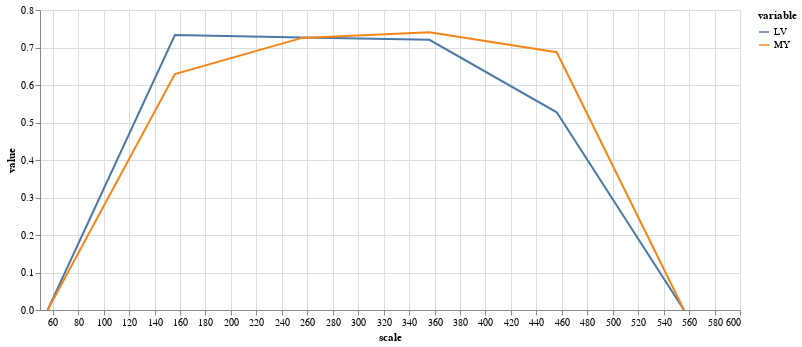

Notebook code for this chart:
### Code cell
(alt
 .Chart(results.melt(id_vars=['scale'],value_vars=['LV','MY']))
 .mark_line()
 .encode(
     x="scale",
     y="value",
     color="variable",
     tooltip="value"
 )
 .properties(width=700,height=300)
 .interactive()
)

### Figure 1 — Vega-Lite specification as saved in the notebook (floating-point values rounded to 4 significant figures)
{"config": {"view": {"continuousWidth": 400, "continuousHeight": 300}}, "data": {"name": "data-044a7d63aea9ec1513ab96107e8688ab"}, "mark": "line", "encoding": {"color": {"type": "nominal", "field": "variable"}, "tooltip": {"type": "quantitative", "field": "value"}, "x": {"type": "quantitative", "field": "scale"}, "y": {"type": "quantitative", "field": "value"}}, "height": 300, "selection": {"selector005": {"type": "interval", "bind": "scales", "encodings": ["x", "y"]}}, "width": 700, "$schema": "https://vega.github.io/schema/vega-lite/v4.8.1.json", "datasets": {"data-044a7d63aea9ec1513ab96107e8688ab": [{"scale": 56, "variable": "LV", "value": 0.0}, {"scale": 156, "variable": "LV", "value": 0.7333}, {"scale": 256, "variable": "LV", "value": 0.7265}, {"scale": 356, "variable": "LV", "value": 0.7204}, {"scale": 456, "variable": "LV", "value": 0.5273}, {"scale": 556, "variable": "LV", "value": 0.0}, {"scale": 56, "variable": "MY", "value": 0.0}, {"scale": 156, "variable": "MY", "value": 0.6291}, {"scale": 256, "variable": "MY", "value": 0.7256}, {"scale": 356, "variable": "MY", "value": 0.7407}, {"scale": 456, "variable": "MY", "value": 0.6873}, {"scale": 556, "variable": "MY", "value": 0.0}]}}
